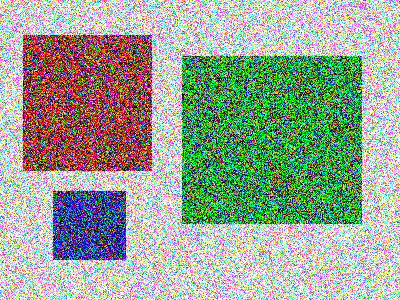
#> input picture Dataset/fuzzy.png, 400 x 300 px
$ jupyter execute --allow-errors Untitled.ipynb   (older library calls are emulated)
#> lines starting #> are read from the running program, lines starting #| are printed output that depends on the picture; after the words box and inside, x2 and y2 are one past the last pixel; in counts of white or black regions, pixels touching at a corner belong together
[cell 1]
import numpy as np
import cv2
import random

img = cv2.imread("./Dataset/fuzzy.png",1)
#> img is the input picture: shape (300, 400, 3); mean B, G, R 150, 164.4, 153.8

[cell 2]
cv2.imshow("Original", img)
cv2.waitKey(0)
cv2.destroyAllWindows()

[cell 3]
gray = cv2.cvtColor(img, cv2.COLOR_BGR2GRAY)
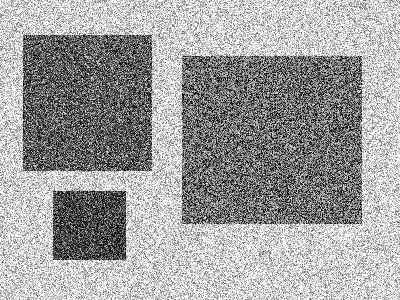
#> gray: shape (300, 400); min 0, max 255, mean 159.6
blur = cv2.GaussianBlur(gray, (3,3),0)
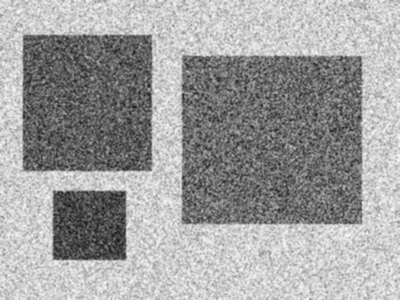
#> blur: shape (300, 400); min 25, max 251, mean 159.6
thresh = cv2.adaptiveThreshold(blur, 255, cv2.ADAPTIVE_THRESH_GAUSSIAN_C, cv2.THRESH_BINARY_INV, 205, 1)
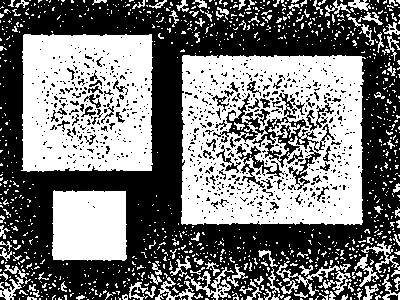
#> thresh: shape (300, 400); 46.5% white; 1080 white regions (980 under 20 px)

_, contours, _ = cv2.findContours(thresh,cv2.RETR_TREE, cv2.CHAIN_APPROX_SIMPLE)
#> contours = 2054 contours, 1879 with area under 20; largest, box (x1, y1, x2, y2) and area: (181, 55, 366, 225) 29882, (21, 34, 153, 172) 17250, (52, 190, 127, 261) 4926, (251, 116, 320, 169) 1038, (220, 92, 259, 143) 606
print(len(contours))
#| 2054

$ run again, with Dataset/sudoku.png copied over Dataset/fuzzy.png
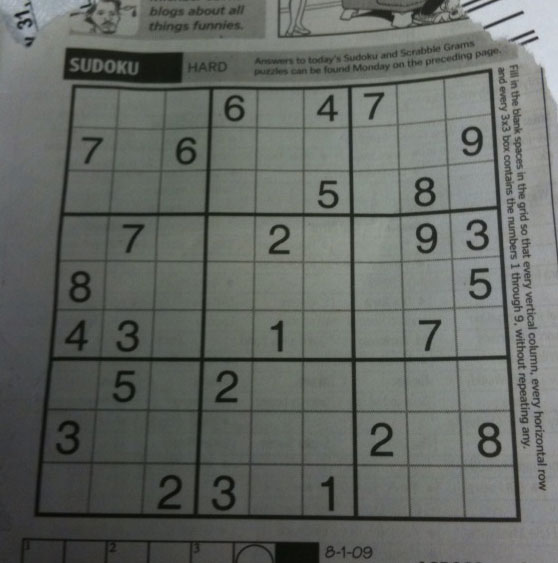
#> input picture Dataset/sudoku.png, 558 x 563 px
#> img is the input picture: shape (563, 558, 3); mean B, G, R 99.5, 104.1, 100
#> `thresh = cv2.adaptiveThreshold(blur, 255, cv2.ADAPTIVE_THRESH_GAUSSIAN..`:
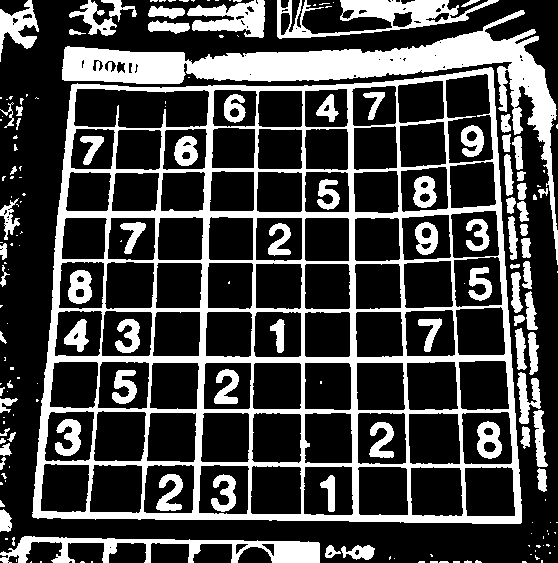
#> thresh: shape (563, 558); 27.6% white; 186 white regions (104 under 20 px)
#> contours = 342 contours, 156 with area under 20; largest, box (x1, y1, x2, y2) and area: (32, 67, 522, 524) 199440, (62, 10, 558, 265) 15774, (73, 88, 210, 129) 4926, (445, 73, 494, 164) 3720, (277, 0, 499, 39) 3416
#| 342

$ run again, with Dataset/butterfly.jpg saved as Dataset/fuzzy.png
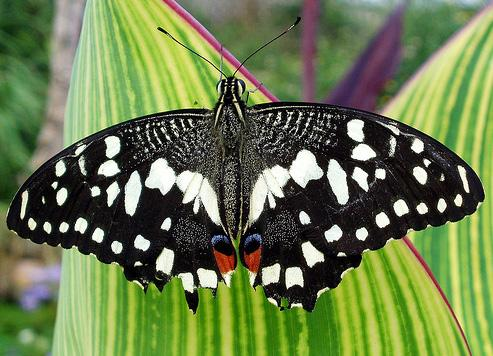
#> input picture Dataset/butterfly.jpg, 493 x 356 px
#> img is the input picture: shape (356, 493, 3); mean B, G, R 77.2, 123.6, 107
#> `blur = cv2.GaussianBlur(gray, (3,3),0)`:
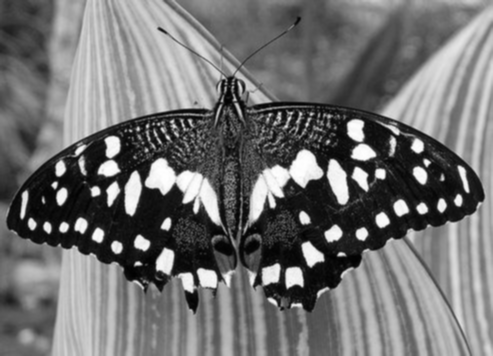
#> blur: shape (356, 493); min 1, max 254, mean 113.4
#> `thresh = cv2.adaptiveThreshold(blur, 255, cv2.ADAPTIVE_THRESH_GAUSSIAN..`:
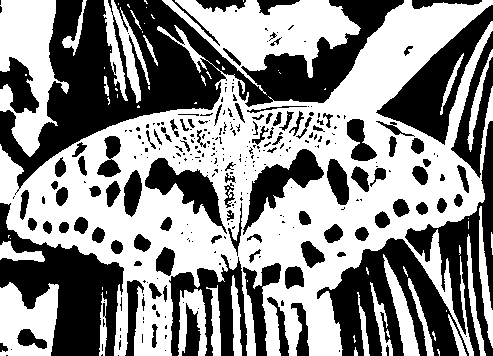
#> thresh: shape (356, 493); 54.4% white; 303 black regions (194 under 20 px)
#> contours = 391 contours, 255 with area under 20; largest, box (x1, y1, x2, y2) and area: (0, 0, 493, 356) 82100, (162, 0, 361, 95) 7764, (0, 0, 69, 157) 5453, (0, 282, 59, 356) 3302, (242, 148, 325, 236) 2410
#| 391
